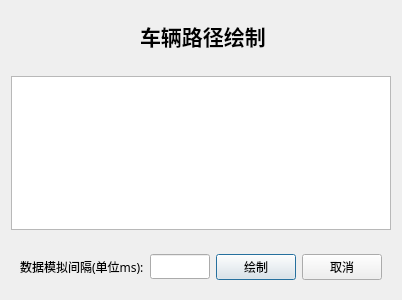
<?xml version="1.0" encoding="UTF-8"?>
<ui version="4.0">
 <class>mnDialog</class>
 <widget class="QDialog" name="mnDialog">
  <property name="geometry">
   <rect>
    <x>0</x>
    <y>0</y>
    <width>400</width>
    <height>300</height>
   </rect>
  </property>
  <property name="font">
   <font>
    <family>微软雅黑</family>
   </font>
  </property>
  <property name="windowTitle">
   <string>Dialog</string>
  </property>
  <layout class="QGridLayout" name="gridLayout">
   <item row="3" column="0">
    <widget class="QWidget" name="button" native="true">
     <layout class="QHBoxLayout" name="horizontalLayout">
      <item>
       <widget class="QLabel" name="label">
        <property name="text">
         <string>数据模拟间隔(单位ms):</string>
        </property>
       </widget>
      </item>
      <item>
       <widget class="QLineEdit" name="time">
        <property name="minimumSize">
         <size>
          <width>60</width>
          <height>0</height>
         </size>
        </property>
       </widget>
      </item>
      <item>
       <widget class="QPushButton" name="but_ok">
        <property name="text">
         <string>绘制</string>
        </property>
       </widget>
      </item>
      <item>
       <widget class="QPushButton" name="but_cancel">
        <property name="text">
         <string>取消</string>
        </property>
       </widget>
      </item>
     </layout>
    </widget>
   </item>
   <item row="1" column="0">
    <widget class="QWidget" name="input" native="true">
     <layout class="QHBoxLayout" name="horizontalLayout_3">
      <property name="leftMargin">
       <number>0</number>
      </property>
      <property name="rightMargin">
       <number>0</number>
      </property>
      <item>
       <widget class="QTableView" name="tableView"/>
      </item>
     </layout>
    </widget>
   </item>
   <item row="0" column="0">
    <widget class="QWidget" name="title" native="true">
     <layout class="QHBoxLayout" name="horizontalLayout_4">
      <item>
       <spacer name="horizontalSpacer_5">
        <property name="orientation">
         <enum>Qt::Horizontal</enum>
        </property>
        <property name="sizeType">
         <enum>QSizePolicy::Fixed</enum>
        </property>
        <property name="sizeHint" stdset="0">
         <size>
          <width>120</width>
          <height>20</height>
         </size>
        </property>
       </spacer>
      </item>
      <item>
       <widget class="QLabel" name="label_6">
        <property name="font">
         <font>
          <family>微软雅黑</family>
          <pointsize>16</pointsize>
          <weight>75</weight>
          <bold>true</bold>
         </font>
        </property>
        <property name="layoutDirection">
         <enum>Qt::LeftToRight</enum>
        </property>
        <property name="text">
         <string>车辆路径绘制</string>
        </property>
        <property name="textFormat">
         <enum>Qt::AutoText</enum>
        </property>
       </widget>
      </item>
      <item>
       <spacer name="horizontalSpacer_6">
        <property name="orientation">
         <enum>Qt::Horizontal</enum>
        </property>
        <property name="sizeType">
         <enum>QSizePolicy::Fixed</enum>
        </property>
        <property name="sizeHint" stdset="0">
         <size>
          <width>100</width>
          <height>20</height>
         </size>
        </property>
       </spacer>
      </item>
     </layout>
    </widget>
   </item>
  </layout>
 </widget>
 <resources/>
 <connections/>
</ui>
